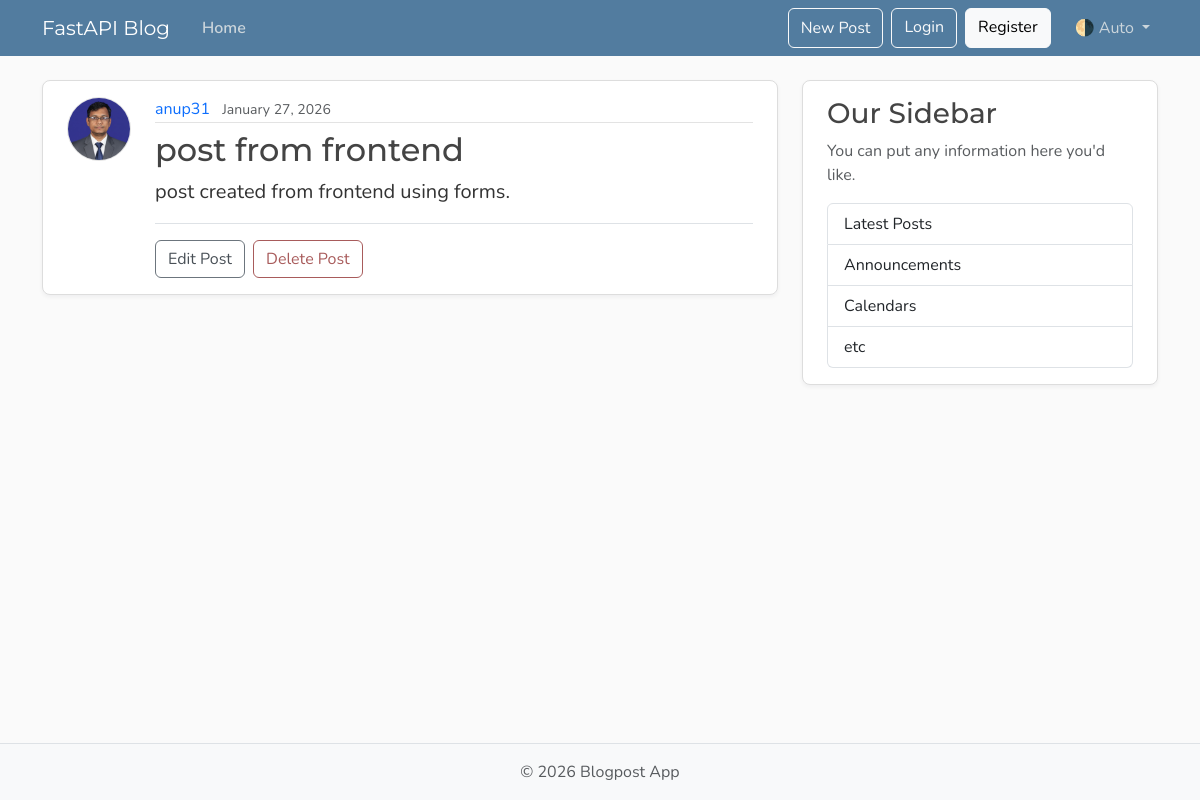
Page /posts/4 on the earlier database version.
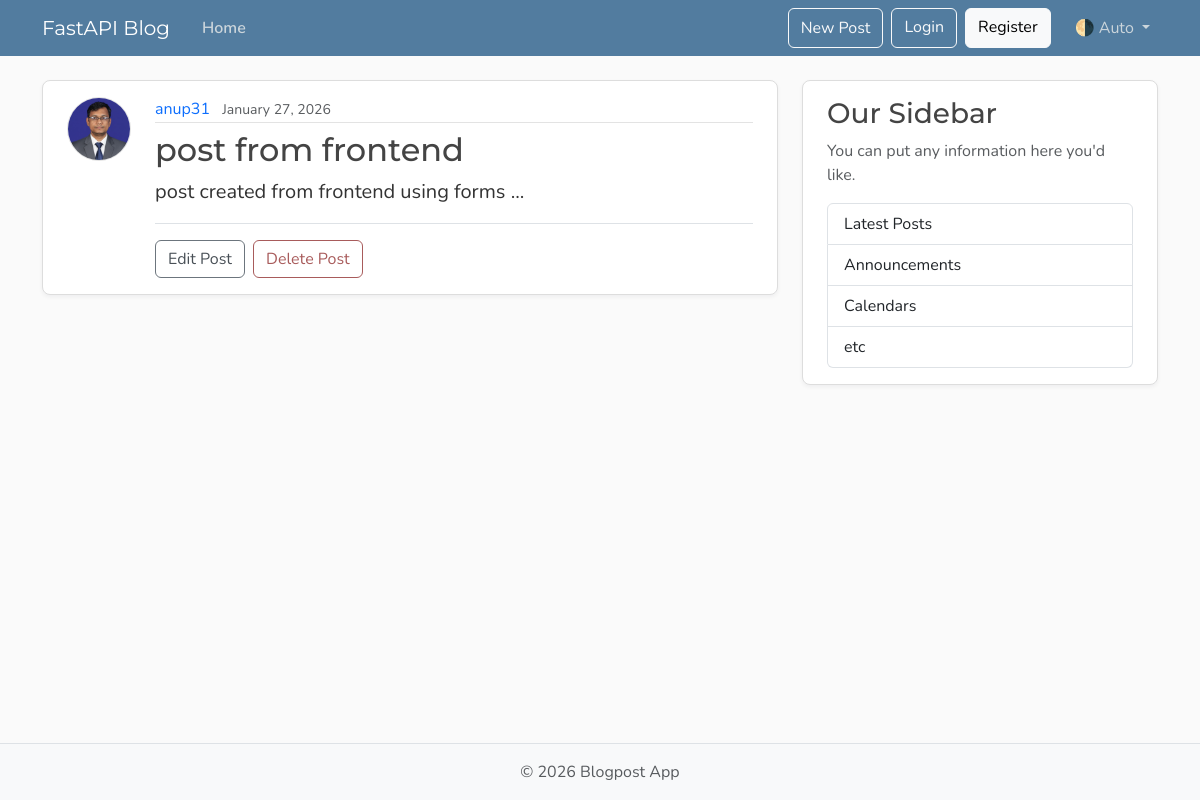
Same page on the later database version.
### models.py (models this page shows)
class Post(Base):
    __tablename__ = "posts"
    id: Mapped[int] = mapped_column(Integer, primary_key=True, index=True)
    title: Mapped[str] = mapped_column(String(100), nullable=False)
    content: Mapped[str] = mapped_column(Text, nullable=False)
    user_id: Mapped[int] = mapped_column(
        ForeignKey("users.id"),
        nullable=False,
        index=True,
    )
    date_posted: Mapped[datetime] = mapped_column(
        DateTime(timezone=True),
        default=lambda: datetime.now(UTC),
    )
    author: Mapped[User] = relationship(back_populates="posts")

### main.py (the view)
@app.get("/posts/{post_id}", include_in_schema=False)
async def post_page(
    request: Request,
    post_id: int,
    db: Annotated[AsyncSession, Depends(get_db)],
):
    result = await db.execute(
        select(models.Post)
        .options(selectinload(models.Post.author))
        .where(models.Post.id == post_id),
    )
    post = result.scalars().first()
    if post:
        title = post.title[:50]
        return templates.TemplateResponse(
            request,
            "post.html",
            {"post": post, "title": title},
        )
    raise HTTPException(status_code=status.HTTP_404_NOT_FOUND, detail="Post not found")

### templates/post.html (shortened to what this page needs)
{% extends "layout.html" %}
{% block content %}
    <article class="content-section py-3 px-4 mb-4">
        <div class="d-flex align-items-start gap-4">
            <img class="rounded-circle article-img flex-shrink-0"
                 src="{{ post.author.image_path }}"
                 alt="{{ post.author.username }}'s profile picture"
                 width="64"
                 height="64"
                 loading="lazy">
            <div class="flex-grow-1">
                <div class="article-metadata mb-2">
                    <a class="me-2"
                       href="{{ url_for('user_posts', user_id=post.author.id) }}">{{ post.author.username }}</a>
                    <small class="text-body-secondary">{{ post.date_posted.strftime("%B %d, %Y") }}</small>
                </div>
                <h2 class="article-title">{{ post.title }}</h2>
                <p class="article-content">{{ post.content }}</p>
                {% if post.user_id == 1 %}
                    <div class="post-actions mt-3 pt-3 border-top">
                        <button type="button"
                                class="btn btn-outline-secondary me-1"
                                data-bs-toggle="modal"
                                data-bs-target="#editModal">Edit Post</button>
                        <button type="button"
                                class="btn btn-outline-danger"
                                data-bs-toggle="modal"
                                data-bs-target="#deleteModal">Delete Post</button>
                    </div>
                {% endif %}
            </div>
        </div>
    </article>
{% endblock content %}

Differences in the rows shown:
changed Post "post from frontend": content "post created from frontend using forms." → "post created from frontend using forms ..."
